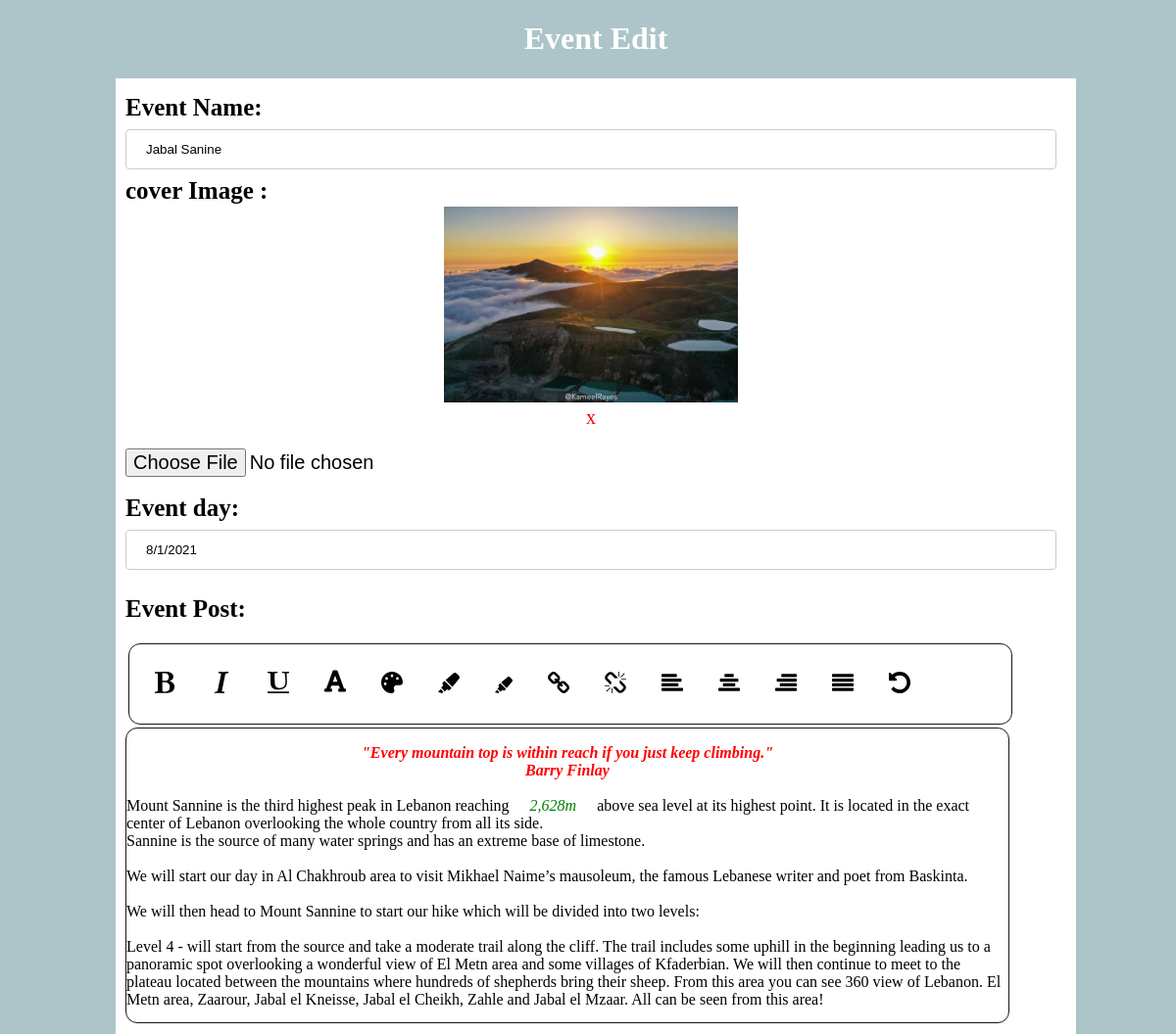
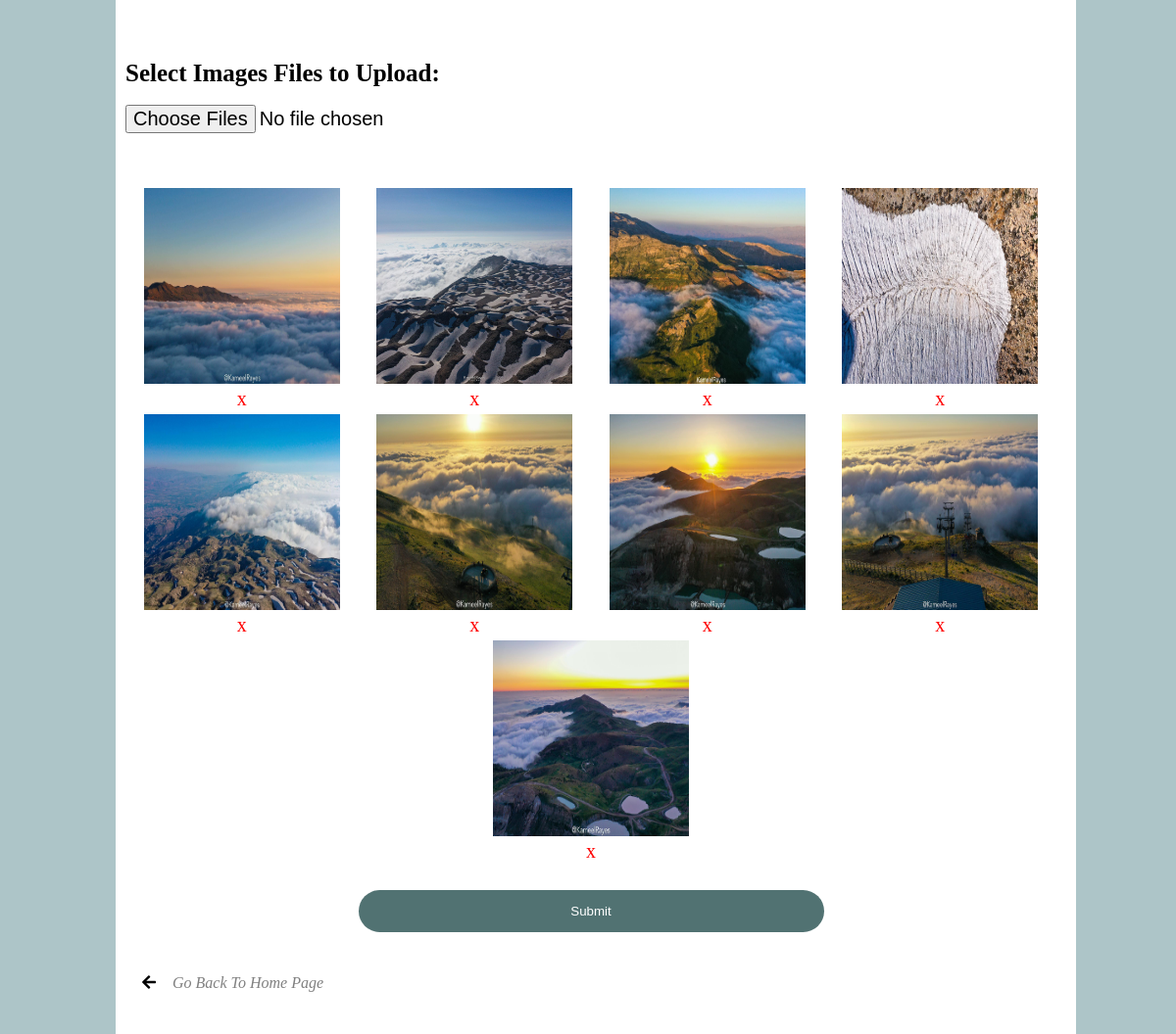
Page /eventEdit.php?editE=27 on the committed database (2 pictures, top to bottom).
### tables this page shows
CREATE TABLE `events` (
  `event_id` int(11) NOT NULL,
  `event_name` varchar(100) NOT NULL,
  `post` longblob NOT NULL,
  `image_path` varchar(255) DEFAULT NULL,
  `date` varchar(100) NOT NULL
);

CREATE TABLE `event_images` (
  `image_id` int(11) NOT NULL,
  `event_id` int(11) DEFAULT NULL,
  `image_name` varchar(255) DEFAULT NULL
);

### eventEditLogic.php (called while the page is built, shortened)
<?php
require_once 'connection.php';
if(isset($_GET['editE'])){
    $id=$_GET['editE'];
    $sql = "SELECT * FROM events  WHERE event_id=$id";
    $events=mysqli_query($con,$sql);
    if ($events->num_rows > 0)
    {
        $row =mysqli_fetch_assoc($events);
    }
    $sql2=("SELECT * FROM event_images WHERE event_id=$id ");
    $images=mysqli_query($con,$sql2);
}
?>

### eventEdit.php (the view, shortened to what this page needs)
<?php include 'eventEditLogic.php';?>
<!DOCTYPE html>
<html lang="en">
<head>
    <link rel="stylesheet" href="create.css">
    <link rel="stylesheet" href="editor.css">
    <link rel="stylesheet" href="/css/all.css">
</head>
<body >
  <h1>   Event Edit </h1>
<div class="con">
<form method="post" id="f1" action="eventEditLogic.php" enctype="multipart/form-data"   >
                  <label> Event Name:</label>
                    <input type="text" name="name" value="<?php echo $row['event_name'] ; ?>" ><span class="err" ><?php if(isset($_SESSION['nameEr'])){echo $_SESSION['nameEr'];unset($_SESSION['nameEr']);}?></span><br>
                    <label>cover Image :</label><br>
                  <div id="imgg">
                  <?php if($row['image_path']!=NULL){?>
                    <img src="<?php echo $row['image_path'] ; ?>" width="300px"   height="200px;"  /><br>
                    <a class="btno"  href="eventEditLogic.php?cover=<?php echo $row['event_id'];?>">x </a> <br>
                  <?php  } ?>
                  </div>
                   <br>
                  <input type="file"  name="file" id="file"  >
                  <span class="err" ><?php if (isset($_SESSION['ctype'])) {echo $_SESSION['ctype'];unset($_SESSION['ctype']);}?></span><br>
                  <br>
                  <label> Event day:</label><br>
                    <input type="text" name="date"  value="<?php echo $row['date'] ; ?>"  placeholder="yyyy-mm-dd" ><span class="err" ><?php if(isset($_SESSION['dateEr'])){echo $_SESSION['dateEr'];unset($_SESSION['dateEr']);}?></span><br>
                <br>
                <label> Event Post: </label><br>
                <span class="err" ><?php if (isset($_SESSION['contentEr'] )) {echo $_SESSION['contentEr'] ;unset($_SESSION['contentEr']);}?> </span><br>
                <div id="toolbar">
                  <div id="edit">
                <image src="img/bold.svg" onclick="bold()" width="22px" style="padding:15px;" >
                <image src="img/italic.svg" onclick="italic()" width="22px" style="padding:15px;">
                <image src="img/underline.svg" onclick="underline()" width="22px" style="padding:15px;">
                <image src="img/font.svg" onclick="fontSize()" width="22px" style="padding:15px;">
                <image src="img/palette.svg" onclick="fontColor()" width="22px" style="padding:15px;">
                <image src="img/highlighter.svg" onclick="highlight()" width="22px" style="padding:15px;">
                <image src="img/highlighter.svg" onclick=" unhighlight()" width="18px" style="padding:15px;" >
                <image src="img/insertlink.svg" onclick="llink()" width="22px"  style="padding:15px;">
                <image src="img/unlink.svg" onclick="ulink()" width="22px" style="padding:15px;" >
                <image src="img/justifyleft.svg" onclick="jl()" width="22px" style="padding:15px;" >
                <image src="img/justifycenter.svg" onclick="jc()" width="22px" style="padding:15px;" >
                <image src="img/justifyright.svg" onclick="jr()" width="22px"  style="padding:15px;">
                <image src="img/justifyblock.svg" onclick="jf()" width="22px" style="padding:15px;">
                <image src="img/undo.svg" onclick="undo()" width="22px"style="padding:15px;" >
                  </div>
                  </div>
                <div  contenteditable name="editor" class="editor" id ="editor" style="overflow-y: scroll;"  >
               <p>
                  <?php
                   echo base64_decode($row['post']) ;?>
                  </p>
                  </div>
                <br><br>
                <br><br>
                <label>Select Images Files to Upload:</label><br> <br>
                <input type="file" name="files[]" multiple > <br>
                <span class="err" ><?php if (isset($_SESSION['imgstype'])) {echo $_SESSION['imgstype'];unset($_SESSION['imgstype']);}?></span><br>
                <br><br>
                  <div   class="colmn"width="900px" height="400px" style="overflow-y=schroll">
                <?php
                    if ($images->num_rows > 0) {
                                while ($row = $images->fetch_assoc()) {
                                  $i = $row["image_name"];
                                  $id=$row['image_id'];
                                  ?>
                                <div id="imgg">
                                <img  width="200px"   height="200px" src="<?php echo $i ; ?>"  /></td> <br>
                                <a  class="btno" href="eventEditLogic.php?img=<?php echo $id  ; ?>">x </a> <br>
                                </div>
                               <?php } ?>
                                    <?php }else{
                                      echo "No Images Found";
                                    } ?>
                    </div>
                     <br>
                    <div class="btncenter">
                <input type="submit" name="update"  onclick="val()"  id="update" ><br>
                                  </div>
  </form>
  <br>
  <div class="linkh">
         <i class="fas fa-arrow-left"></i><a href="adminPanel.php">Go Back To Home Page </a>
         </div>
  </div>
</body>
</html>

### create.css (style rules this page uses)
body { background-color:rgba(93, 141, 148, 0.507); margin-top: 0%; width:100%; }
.con { width:950px; min-height: 950px; margin: auto; padding: 16px 20px 45px 10px; background-color: rgb(255, 255, 255); }
h1 { text-align: center; color:white; }
.colmn { display:flex; flex-wrap: wrap; }
#imgg { flex: 24%; padding: 2px; }
input[type=text] { width: 100%; padding: 12px 20px; margin: 8px 0; display: inline-block; border: 1px solid #ccc; border-radius: 4px; box-sizing: border-box; }
label { font-weight:bold; font-size:25px; }
input[type=file] { font-size:20px; }
input[type=submit] { width:50%; background-color: #517272 ; color: white; padding: 14px 20px; border: none; border-radius: 35px; cursor: pointer; margin: 8px 0; }
.btncenter { text-align: center; }
.linkh a { text-decoration: none; color:gray; font-style:italic; }
#imgg a { text-decoration: none; color:red; font-size: 20px; }
#imgg { text-align: center; }

### editor.css (style rules this page uses)
#toolbar { width: 880px; border: 1px solid rgb(23, 24, 23); padding: 10px; margin: 3px; font-size: 24px; background-color: white; -moz-border-radius: 12px; -webkit-border-radius: 12px; border-radius: 12px; }
i { padding:17px; }
#editor { height:300px; border: 1px solid rgb(20, 20, 20); -moz-border-radius: 12px; -webkit-border-radius: 12px; border-radius: 12px; width:900px; }

### css/all.css (style rules this page uses)
.fa, .fas, .far, .fal, .fad, .fab { -moz-osx-font-smoothing: grayscale; -webkit-font-smoothing: antialiased; display: inline-block; font-style: normal; font-variant: normal; text-rendering: auto; line-height: 1; }
.fa-arrow-left:before { content: "\f060"; }

### rows in the picture
events: name "Jabal Sanine", image_path (picture), date "8/1/2021", post "\"Every mountain top is within reach if you just keep climbing.\" Barry Finlay Mount Sannine is the third highest peak in Lebanon reaching 2,628m above sea level at its highest point. It is located in the exact center of Lebanon overlooking the whole country from all its side. Sannine is the source of many water springs and has an extreme base of limestone. We will start our day in Al Chakhroub area to visit Mikhael Naime’s mausoleum, the famous Lebanese writer and poet from Baskinta. We will then head to Mount Sannine to start our hike which will be divided into two levels: Level 4 - will start from the source and take a moderate trail along the cliff. The trail includes some uphill in the…"
event_images: image_name (picture)
event_images: image_name (picture)
event_images: image_name (picture)
event_images: image_name (picture)
event_images: image_name (picture)
event_images: image_name (picture)
event_images: image_name (picture)
event_images: image_name (picture)
event_images: image_name (picture)
